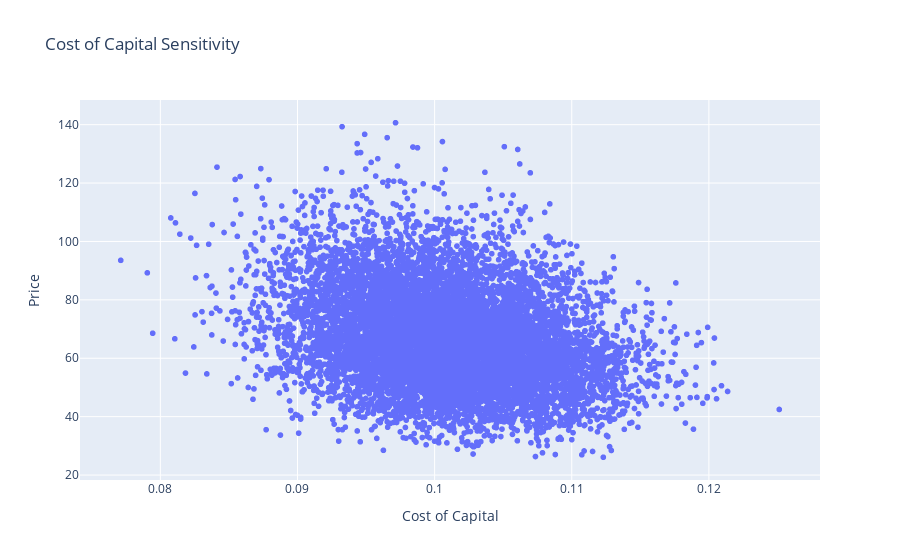

The cell this chart's notebook holds for it:
### Code cell
fig = px.scatter(df, y='Price', x=input_cols[3],title="Cost of Capital Sensitivity")
    fig.show()

### Figure 1 — Plotly figure (JSON) as saved in the notebook; plotly's stock layout.template omitted (floating-point values rounded to 4 significant figures; data arrays with more than 128 entries replaced by an {"elided": "..."} marker saying what was removed)
{"data": [{"hovertemplate": "Cost of Capital=%{x}<br>Price=%{y}<extra></extra>", "legendgroup": "", "marker": {"color": "#636efa", "symbol": "circle"}, "mode": "markers", "name": "", "showlegend": false, "type": "scattergl", "x": {"elided": "10000 float values"}, "xaxis": "x", "y": {"elided": "10000 float values"}, "yaxis": "y"}], "layout": {"legend": {"tracegroupgap": 0}, "title": {"text": "Cost of Capital Sensitivity"}, "xaxis": {"anchor": "y", "domain": [0, 1], "title": {"text": "Cost of Capital"}}, "yaxis": {"anchor": "x", "domain": [0, 1], "title": {"text": "Price"}}}}
